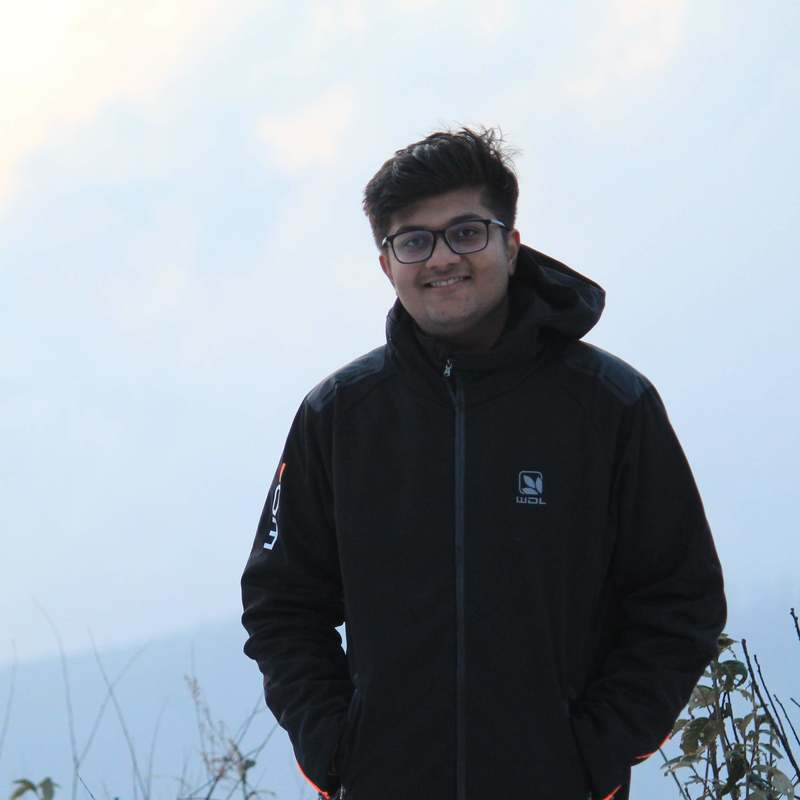
#> input picture 34.jpg, 800 x 800 px
$ python -i face_detection.py   (imports and definitions only)
#> lines starting #> are read from the running program, lines starting #| are printed output that depends on the picture; after the words box and inside, x2 and y2 are one past the last pixel; in counts of white or black regions, pixels touching at a corner belong together
import cv2
import numpy as np

def get_face(img_path):
#> called with img_path = '34.jpg'
	img_orig = cv2.imread(img_path)
#> img_orig is the input picture: shape (800, 800, 3); mean B, G, R 167.9, 158.2, 148.2
	nC = img_orig.shape[1]
#> nC = 800
	img_scale = min(1.0, 400.0/nC)
#> img_scale = 0.5
	width, height = img_orig.shape[1]*img_scale, img_orig.shape[0]*img_scale
#> width = 400; height = 400
	img = cv2.resize(img_orig, (int(width), int(height)))
	face_cascade = cv2.CascadeClassifier('haarcascade_frontalface_default.xml')

	gray = cv2.cvtColor(img, cv2.COLOR_BGR2GRAY)
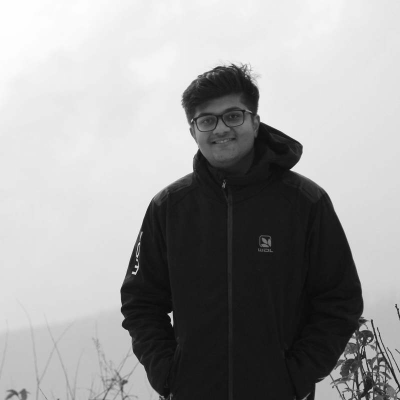
#> gray: shape (400, 400); min 9, max 254, mean 156.3
	faces = face_cascade.detectMultiScale(gray, 1.3, 5)
#> faces = [[189, 93, 65, 65]]
	mask = None
	face_mask = None

	for (x, y, w, h) in faces:
		face_mask = cv2.rectangle(np.zeros((img.shape[0], img.shape[1])), (x, y-int(0.3*h)), (x+w, y+h), (255, 0, 0), cv2.FILLED)
		img = cv2.rectangle(img, (x, y-int(0.3*h)), (x+w, y+h), (255, 0, 0), 2)
		roi_gray = gray[y-int(0.3*h):y+h, x:x+w]
		roi_color = img[y-int(0.3*h):y+h, x:x+w]
#> this loop made 1 pass
#> pass 1, in get_face, `face_mask = cv2.rectangle(np.zeros((img.shape[0], img.shape[1])), (x, ..`:
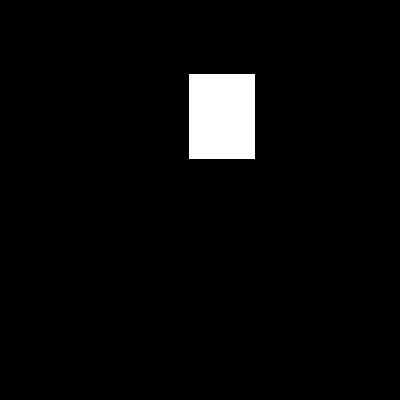
#> face_mask: shape (400, 400) float64; 3.5% white; 1 white region, box (x1, y1, x2, y2) and area: (189, 74, 255, 159) 5610
#> pass 1, in get_face, `img = cv2.rectangle(img, (x, y-int(0.3*h)), (x+w, y+h), (255, 0, 0), 2)`:
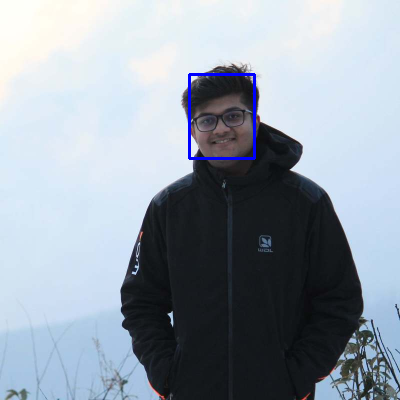
#> img: shape (400, 400, 3); mean B, G, R 168.8, 157.7, 147.7
#> pass 1, in get_face, `roi_gray = gray[y-int(0.3*h):y+h, x:x+w]`:
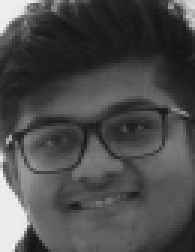
#> roi_gray: shape (84, 65) (shown 3 times larger); min 20, max 242, mean 75.6
#> pass 1, in get_face, `roi_color = img[y-int(0.3*h):y+h, x:x+w]`:
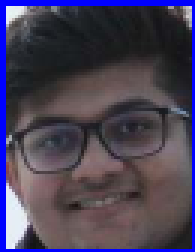
#> roi_color: shape (84, 65, 3) (shown 3 times larger); mean B, G, R 87.3, 64.5, 71.9

	if len(faces) != 0:
		face_mask = np.where(face_mask==255, 1, 0)
		inverse_face_mask = np.where(face_mask==1, 0, 1)
		return (len(faces), face_mask.astype("uint8"), inverse_face_mask.astype("uint8"))

	return (0, None, None)

>>> result = get_face('34.jpg')
